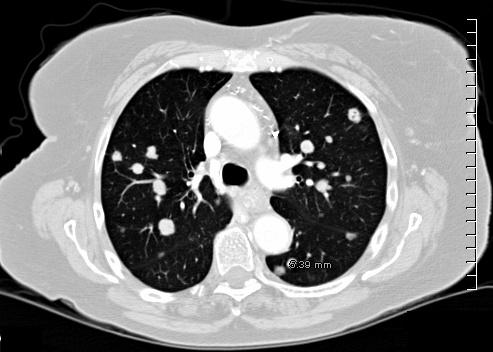
#> input picture lect03_img_enhancement/image01.jpg, 493 x 352 px
$ jupyter execute lec03_image_enhance.ipynb
#> lines starting #> are read from the running program, lines starting #| are printed output that depends on the picture
[cell 1]
import numpy as np
import matplotlib.pyplot as plt
import cv2

[cell 2]
def GLT(image, transform, coeff = 1.0, gamma = 1.0):
  if transform == 'negative' :
    table = np.array([256-1-i for i in np.arange(0,256)]).astype("uint8")

  elif  transform == 'identity' :
    table = np.array([i for i in np.arange(0,256)]).astype("uint8")

  elif  transform == 'log' :
    table = np.array([10*coeff*(np.log10(1+i)) for i in np.arange(0,256)]).astype("uint8")

  elif  transform == 'invlog' :
    table = np.array([10*coeff/(np.log10(1+i)+1) for i in np.arange(0,256)]).astype("uint8")

  elif  transform == 'root' :
    invGamma = 1.0/gamma
    table = np.array([coeff*((i/255.0)**invGamma)*255  for i in np.arange(0,256)]).astype("uint8")

  elif  transform == 'power' :
    table = np.array([coeff*((i/255.0)**gamma)*255  for i in np.arange(0,256)]).astype("uint8")

  return cv2.LUT(image, table)

[cell 3]
img = cv2.imread('image01.jpg')
#> img is the input picture: shape (352, 493, 3); min 0, max 255, mean 121.2
transform = 'identity'
coeff = 1
gamma = 2.5
out_img = GLT(img, transform, coeff = coeff, gamma = gamma)
plt.subplot(121)
plt.imshow(img,'gray')
plt.title('input image', fontsize=12)
plt.axis("off")

plt.subplot(122)
plt.imshow(out_img,'gray')
plt.title('output image', fontsize=12)
plt.axis("off")
plt.show()
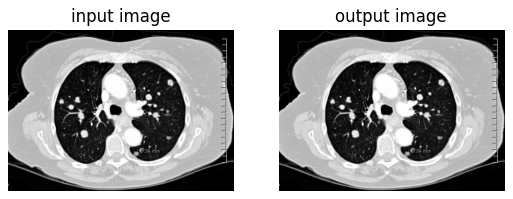
#> figure drawn by matplotlib, 2 panels

[cell 4]
img = cv2.imread('image01.jpg')
transform = 'negative'
coeff = 1
gamma = 2.5
out_img = GLT(img, transform, coeff = coeff, gamma = gamma)
#> call 2 of GLT, with transform = 'negative', coeff = 1, gamma = 2.5
#> in GLT (call 2), `return cv2.LUT(image, table)`:
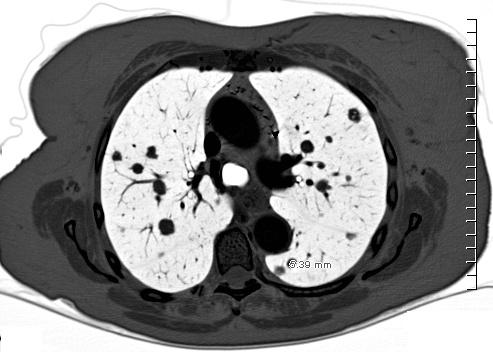
#> returned value: shape (352, 493, 3); min 0, max 255, mean 133.8
plt.subplot(121)
plt.imshow(img,'gray')
plt.title('input image', fontsize=12)
plt.axis("off")

plt.subplot(122)
plt.imshow(out_img,'gray')
plt.title('output image', fontsize=12)
plt.axis("off")
plt.show()
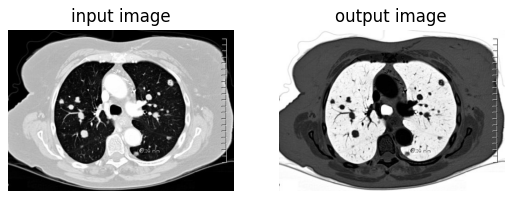
#> figure drawn by matplotlib, 2 panels

[cell 5]
img = cv2.imread('image01.jpg')
transform = 'log'
coeff = 1
gamma = 2.5
out_img = GLT(img, transform, coeff = coeff, gamma = gamma)
#> call 3 of GLT, with transform = 'log', coeff = 1, gamma = 2.5
#> in GLT (call 3), `return cv2.LUT(image, table)`:
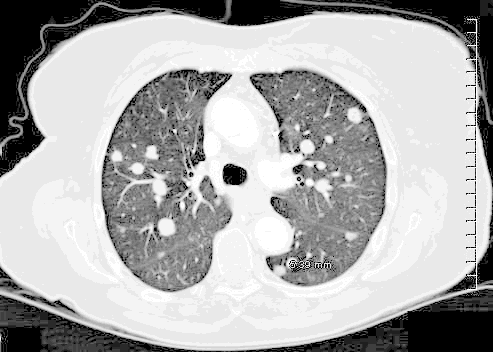
#> returned value: shape (352, 493, 3); min 0, max 24, mean 16.4; drawn with min black and max white
plt.subplot(121)
plt.imshow(img,'gray')
plt.title('input image', fontsize=12)
plt.axis("off")

plt.subplot(122)
plt.imshow(out_img,'gray')
plt.title('output image', fontsize=12)
plt.axis("off")
plt.show()

[cell 6]
img = cv2.imread('image01.jpg')
transform = 'invlog'
coeff = 1
gamma = 2.5
out_img = GLT(img, transform, coeff = coeff, gamma = gamma)
#> call 4 of GLT, with transform = 'invlog', coeff = 1, gamma = 2.5
#> in GLT (call 4), `return cv2.LUT(image, table)`:
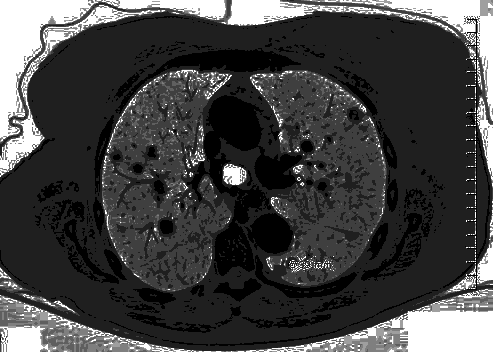
#> returned value: shape (352, 493, 3); min 2, max 10, mean 4.1; drawn with min black and max white
plt.subplot(121)
plt.imshow(img,'gray')
plt.title('input image', fontsize=12)
plt.axis("off")

plt.subplot(122)
plt.imshow(out_img,'gray')
plt.title('output image', fontsize=12)
plt.axis("off")
plt.show()

[cell 7]
img = cv2.imread('image01.jpg')
transform = 'power'
coeff = 1
gamma = 2.5
out_img = GLT(img, transform, coeff = coeff, gamma = gamma)
#> in GLT (call 5), `return cv2.LUT(image, table)`:
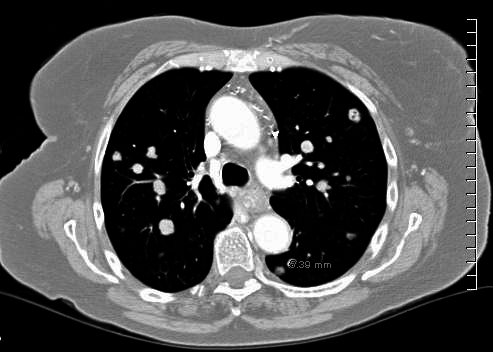
#> returned value: shape (352, 493, 3); min 0, max 255, mean 81.8
plt.subplot(121)
plt.imshow(img,'gray')
plt.title('input image', fontsize=12)
plt.axis("off")

plt.subplot(122)
plt.imshow(out_img,'gray')
plt.title('output image', fontsize=12)
plt.axis("off")
plt.show()

[cell 8]
img = cv2.imread('image01.jpg')
transform = 'root'
coeff = 1
gamma = 2.5
out_img = GLT(img, transform, coeff = coeff, gamma = gamma)
#> in GLT (call 6), `return cv2.LUT(image, table)`:
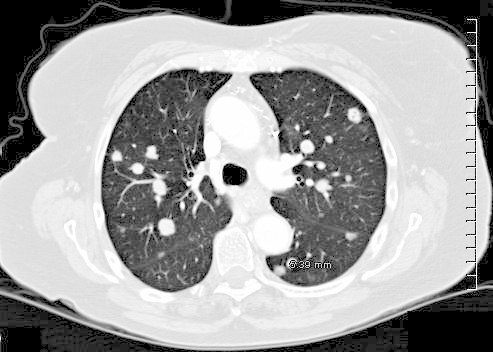
#> returned value: shape (352, 493, 3); min 0, max 255, mean 158.3
plt.subplot(121)
plt.imshow(img,'gray')
plt.title('input image', fontsize=12)
plt.axis("off")

plt.subplot(122)
plt.imshow(out_img,'gray')
plt.title('output image', fontsize=12)
plt.axis("off")
plt.show()
